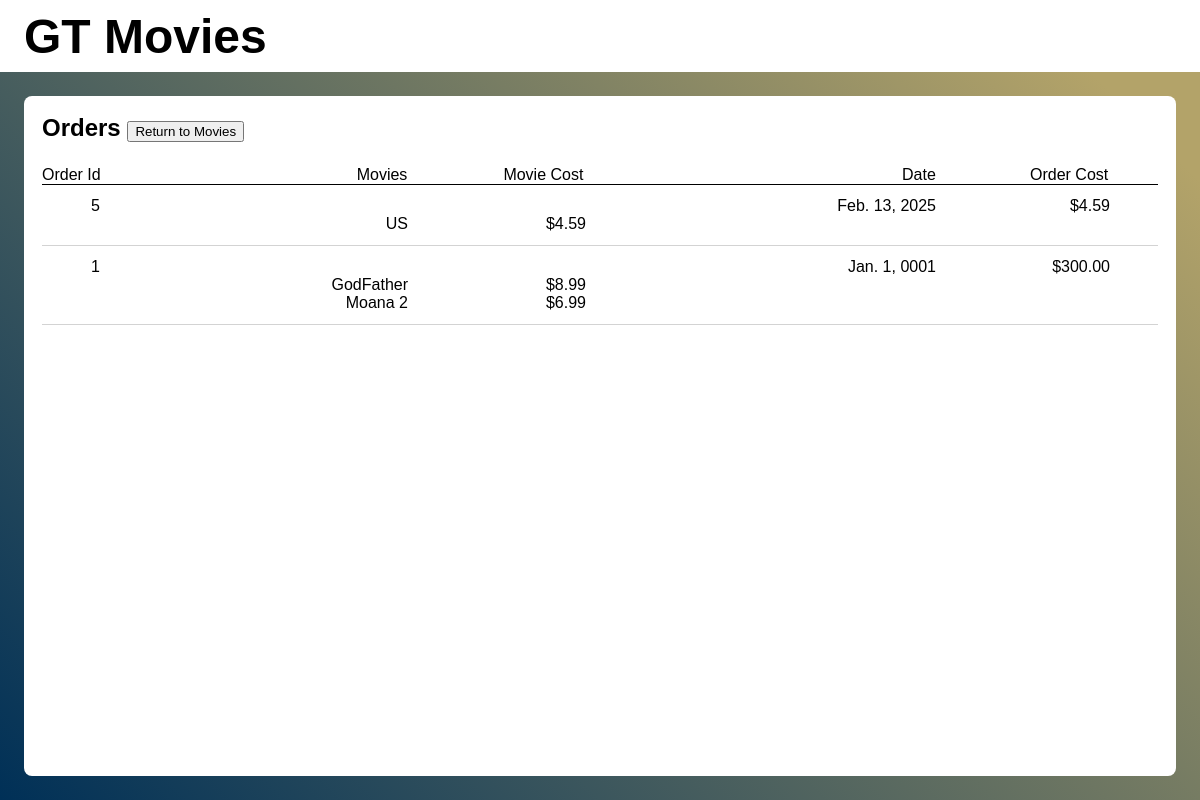
The page /orders/ (signed in) on the database as committed earlier.
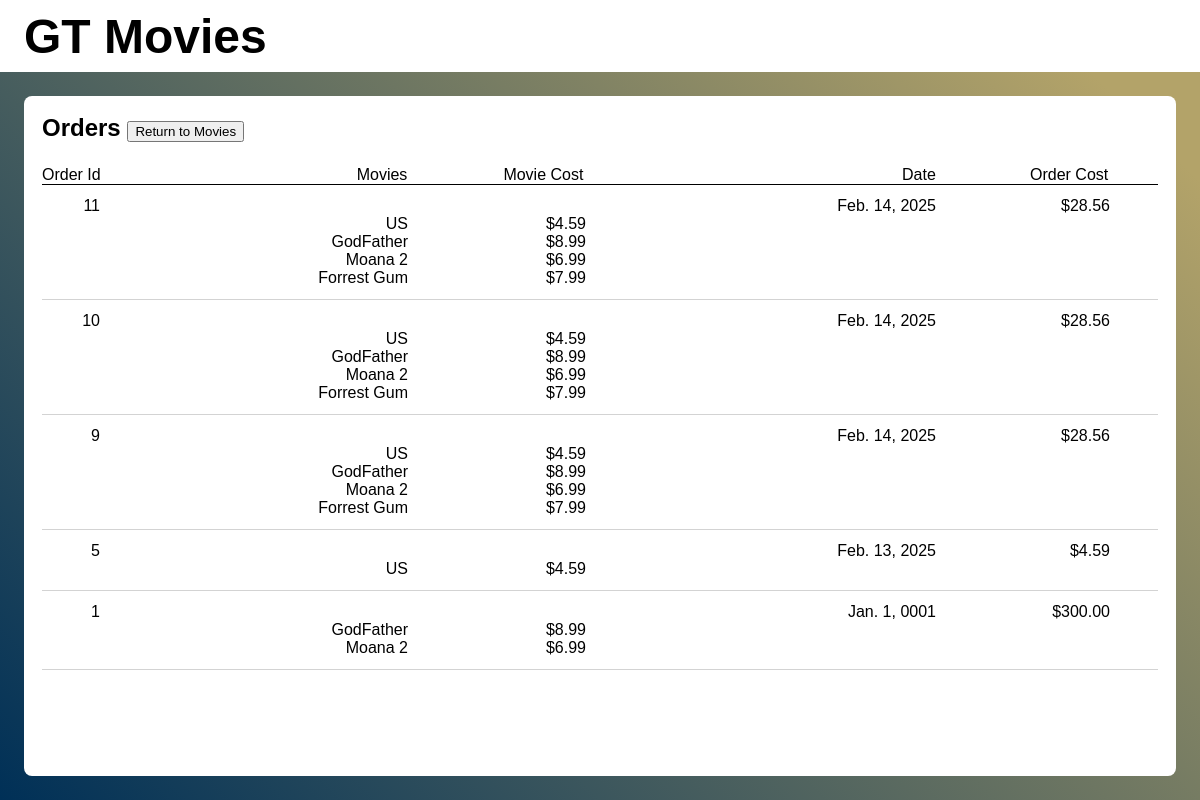
The same page on the database as committed later.
### orders/models.py (models this page shows, shortened)
class Order(models.Model):
    id = models.AutoField(primary_key=True)
    user = models.ForeignKey(User, on_delete=models.CASCADE)
    date = models.DateField()
    price = models.FloatField(default=0.0)
    movies = models.ManyToManyField(Movie)
    ordered = models.BooleanField(default=False)

### movies/models.py (models this page shows, shortened)
class Movie(models.Model):
    title = models.CharField(max_length=255)
    description = models.TextField()
    release_date = models.DateField()
    price = models.FloatField()
    duration = models.PositiveBigIntegerField()
    poster = models.ImageField(upload_to='posters/', blank=True, null=True)

### orders/views.py (the view, shortened to what this page needs)
# urls.py: path("orders/", include('orders.urls')),
@login_required(login_url='auths:login')
def orders(request):
    if request.method == "GET":
        orders = Order.objects.filter(user=request.user).all()
        args = {
            'orders': []
        }
        for order in orders[::-1]:
            movies = []
            for movie in order.movies.all():
                movies.append({
                    'title': movie.title,
                    'cost': movie.price,
                    'id': movie.id,
                })
            args['orders'].append({
                'date': order.date,
                'cost': order.price,
                'id': order.id,
                'movies': movies,
                'ordered': order.ordered
            })
        return render(request, 'orders/orders.html', args)

### orders/templates/orders/orders.html (shortened to what this page needs)
{% extends 'auths/base.html' %}
{% block content %}
    <div style="width: 100%; height: 100%">
    <div style="height: 72px"></div>
    <div
            style="
            background: white;
            margin: 24px;
            padding: 18px;
            border-radius: 8px;
            width: auto;
            height: calc(100% - 72px - 48px - 36px);
        "
    >
        <div style="font-size: 24px; font-weight: bold; margin-bottom: 24px">
            Orders
            <a href="{% url 'movie_list:movie_list' %}">
                <button type="button">Return to Movies</button>
            </a>
        </div>
        <div
                style="
                width: 100%;
                display: flex;
                justify-content: space-between;
                border-bottom: 1px solid black;
            "
        >
            <div style="display: flex; gap: 256px">
                <div>Order Id</div>
                <div style="display: flex; gap: 96px">
                    <div>Movies</div>
                    <div>Movie Cost</div>
                </div>
            </div>
            <div style="display: flex">
                <div style="width: 128px">Date</div>
                <div style="width: 128px">Order Cost</div>
            </div>
        </div>
        <div style="overflow: auto; height: calc(100% - 76px);">
            <div
                    style="
                    display: flex;
                    flex-direction: column;
                    padding-top: 12px;
                    padding-bottom: 12px;
                    gap: 12px;
                "
            >
                {% for order in orders %}
                    {% if order.cost != 0 %}
                        <div
                                style="
                            border-bottom: 1px solid lightgray;
                            padding-bottom: 12px;
                        "
                        >
                        <div
                                style="
                                width: 100%;
                                display: flex;
                                justify-content: space-between;
                            "
                        >
                            <div style="width: 58px; text-align: right">
                                {{ order.id }}
                            </div>
                            <div
                                    style="
                                    display: flex;
                                    align-items: left;
                                    padding-right: 48px;
                                "
                            >
                                <div style="width: 128px; text-align: right">
                                    {{ order.date }}
                                </div>
                                <div style="width: 174px; text-align: right">
                                    ${{ order.cost|floatformat:"2" }}
                                </div>
                            </div>
                        </div>
                        <div>
                            {% for movie in order.movies %}
                                <div style="display: flex">
                                    <div style="width: 366px; text-align: right">
                                        {{ movie.title }}
                                    </div>
                                    <div style="width: 178px; text-align: right">
                                        ${{ movie.cost }}
                                    </div>
                                </div>
                            {% endfor %}
                            </div>
                        </div>
                    {% endif %}
                {% endfor %}
                </div>
            </div>
        </div>
    </div>
{% endblock content %}

### auths/templates/auths/base.html (shortened to what this page needs)
<!DOCTYPE html>
<html lang="en">
<head>
</head>
<body style="margin: 0px; font-family: Arial, sans-serif; overflow: hidden;">
    <div style="position: absolute; width: 100vw; height: 72px; background-color: white; display: flex; align-items: center; padding-left: 24px;">
        <div style="font-weight: bold; font-size: 48px;" onclick="window.location.href = '/'">
            GT Movies
        </div>
    </div>
    <div style="width: 100vw; height: 100vh; margin: 0; background: rgb(179,163,105); background: linear-gradient(225deg, rgba(179,163,105,1) 9%, rgba(0,48,87,1) 100%);">
        {% block content %}{% endblock content %}
    </div>
</body>
</html>

Rows that differ between the two databases and show on the page:
added Order: date "Feb. 14, 2025", cost "28.56"
now on this page (row unchanged): Movie: title "Forrest Gum" "Forrest Gum" "Forrest Gum", cost "7.99" "7.99" "7.99"
added Order: date "Feb. 14, 2025", cost "28.56"
added Order: date "Feb. 14, 2025", cost "28.56"
Other text that changed with them:
new list line: "11 $ $ $ $ $"
new list line: "US 4.59"
new list line: "GodFather 8.99"
new list line: "Moana 2 6.99"
new list line: "10 $ $ $ $ $"
new list line: "9 $ $ $ $ $"
